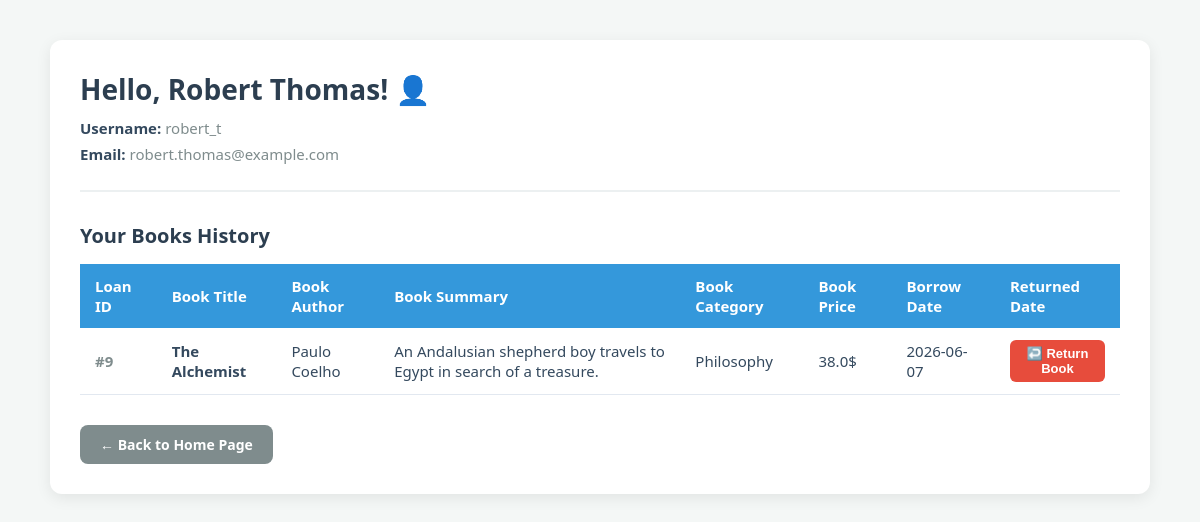
/profile (signed in), run on an earlier commit of the app's database.
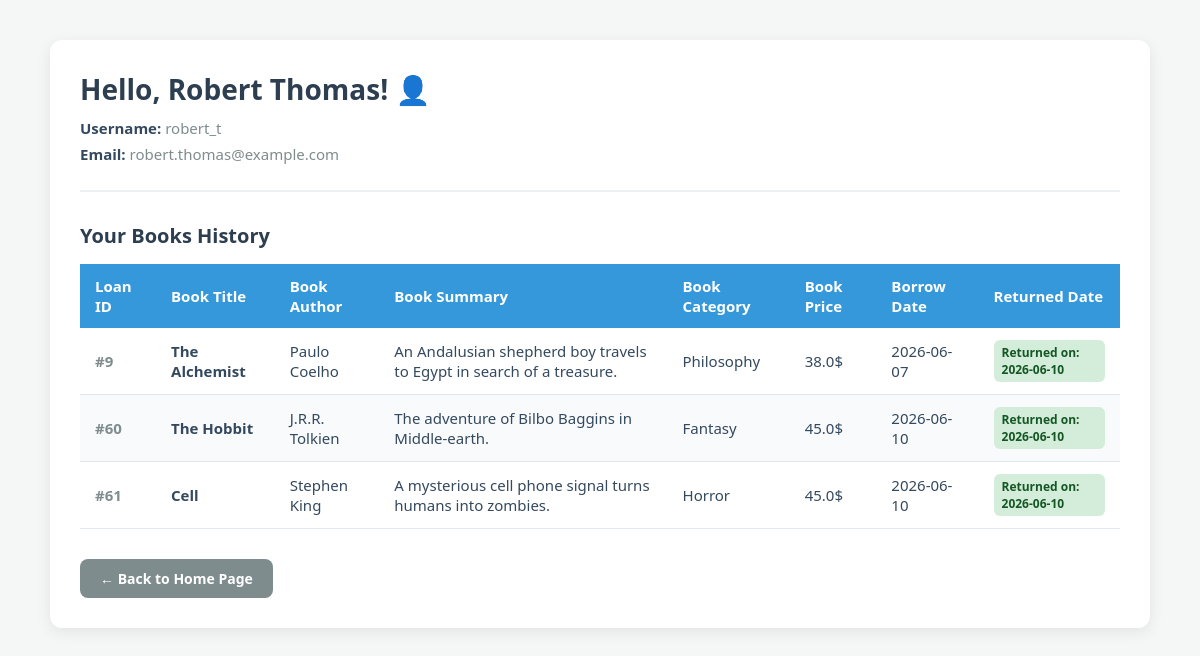
And on a later commit of the database.
### tables this page shows
CREATE TABLE Users (
    id_user INTEGER PRIMARY KEY,
    username TEXT UNIQUE NOT NULL,
    email TEXT UNIQUE NOT NULL,
    password TEXT NOT NULL, 
    full_name TEXT NOT NULL
);

CREATE TABLE Loans (
    id INTEGER PRIMARY KEY,
    id_user INTEGER NOT NULL,
    book_id INTEGER NOT NULL,
    borrow_date TEXT NOT NULL,       
    return_due_date TEXT NOT NULL,   
    actual_return_date TEXT,         
    FOREIGN KEY (id_user) REFERENCES Users(id_user),
    FOREIGN KEY (book_id) REFERENCES Books(id)
);

CREATE TABLE Books (
    id INTEGER PRIMARY KEY,
    title TEXT NOT NULL,
    author TEXT NOT NULL,
    summary TEXT,
    category TEXT,
    price REAL,
    rating REAL
);

### routers/users.py (the view)
@router.get("/profile")
def get_profile(request:Request):
    user_id = request.cookies.get("id_user")
    if user_id is None:
        return RedirectResponse(url="/", status_code=303)
    conn = sqlite3.connect("library.db")
    cursor = conn.cursor()
    cursor.execute(""" select full_name, username, email
                        from Users
                        where id_user = ?
                        """, (user_id,))
    user = cursor.fetchone()
    if user is None:
        return templates.TemplateResponse(request, "index.html", {"Message": "User not found"})
    cursor.execute(""" select l.id,
                              b.title,
                              b.author,
                              b.summary,
                              b.category,
                              b.price,
                              l.borrow_date,
                              l.actual_return_date
                        from Loans as l
                        inner join Books as b
                        on b.id = l.book_id
                        where l.id_user = ? """ ,(user_id,))
    books = cursor.fetchall()
    conn.close()
    return templates.TemplateResponse(request, "profile.html" ,
                                      {
                                        "full_name": user[0],
                                         "username": user[1],
                                          "email" : user[2],
                                           "books": books })

### templates/profile.html (shortened to what this page needs)
<!DOCTYPE html>
<html>
<head>
</head>
<body>
    <div class="profile-container">
        <div class="user-info">
            <h1>Hello, {{full_name}}! 👤</h1>
            <p><strong>Username:</strong> {{username}}</p>
            <p><strong>Email:</strong> {{email}}</p>
        </div>
        <h2>Your Books History</h2>
        {% if books %}
        <table>
            <thead>
                <tr>
                    <th>Loan ID</th>
                    <th>Book Title</th>
                    <th>Book Author</th>
                    <th>Book Summary</th>
                    <th>Book Category</th>
                    <th>Book Price</th>
                    <th>Borrow Date</th>
                    <th>Returned Date</th>
                </tr>
            </thead>
            <tbody>
                {% for book in books %}
                <tr>
                    <td><span style="color: #7f8c8d; font-weight: bold;">#{{book[0]}}</span></td>
                    <td><strong>{{book[1]}}</strong></td>
                    <td>{{book[2]}}</td>
                    <td>{{book[3]}}</td>
                    <td>{{book[4]}}</td>
                    <td>{{book[5]}}$</td>
                    <td>{{book[6]}}</td>
                    <td>
                        {% if book[7] %}
                            <span class="status-tag status-returned">Returned on: {{book[7]}}</span>
                        {% else %}
                            <form action="/loans/return-confirm" method="POST" class="return-form">
                                <button type="submit" class="return-btn">↩️ Return Book</button>
                            </form>
                        {% endif %}
                    </td>
                </tr>
                {% endfor %}
            </tbody>
        </table>
        {% else %}
            <p class="no-history">No book history found for this account yet.</p>
        {% endif %}
        <a href="/" class="back-btn">← Back to Home Page</a>
    </div>
</body>
</html>

### templates/profile.html (style rules this page uses)
body { font-family: 'Segoe UI', Tahoma, Geneva, Verdana, sans-serif; background-color: #f4f7f6; margin: 0; padding: 40px 20px; color: #2c3e50; display: flex; flex-direction: column; align-items: center; }
.profile-container { background-color: white; padding: 30px; border-radius: 12px; box-shadow: 0 4px 15px rgba(0, 0, 0, 0.08); max-width: 1100px; width: 100%; box-sizing: border-box; }
.user-info { border-bottom: 2px solid #ecf0f1; padding-bottom: 20px; margin-bottom: 30px; }
.user-info h1 { margin: 0 0 10px 0; color: #2c3e50; font-size: 28px; }
.user-info p { margin: 6px 0; color: #7f8c8d; font-size: 15px; }
.user-info strong { color: #34495e; }
h2 { color: #2c3e50; font-size: 20px; margin-bottom: 15px; }
table { width: 100%; border-collapse: collapse; margin-top: 10px; font-size: 15px; text-align: left; }
th { background-color: #3498db; color: white; padding: 12px 15px; font-weight: 600; }
td { padding: 12px 15px; border-bottom: 1px solid #e2e8f0; color: #34495e; vertical-align: middle; }
tr:nth-child(even) { background-color: #f8fafc; }
.status-tag { padding: 4px 8px; border-radius: 6px; font-size: 12px; font-weight: bold; display: inline-block; }
.status-returned { background-color: #d4edda; color: #155724; }
.back-btn { display: inline-block; margin-top: 30px; background-color: #7f8c8d; color: white; text-decoration: none; padding: 10px 20px; border-radius: 8px; font-weight: bold; font-size: 14px; transition: background-color 0.3s ease; }

What changed in the data, as far as the page shows it:
changed Loans "The Alchemist": actual_return_date (not shown) → "2026-06-10"; no longer shows "↩️ Return Book"
added Loans: id "60", title "The Hobbit", author "J.R.R. Tolkien", summary "The adventure of Bilbo Baggins in Middle-earth.", category "Fantasy", price "45.0", borrow_date "2026-06-10", actual_return_date "2026-06-10"
added Loans: id "61", title "Cell", author "Stephen King", summary "A mysterious cell phone signal turns humans into zombies.", category "Horror", price "45.0", borrow_date "2026-06-10", actual_return_date "2026-06-10"
